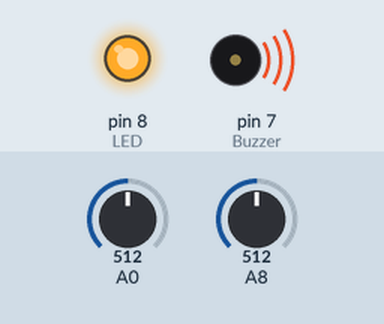
Simulated run of this sketch. Board: Arduino Mega 2560, built with avr-gcc and run on an emulated ATmega2560. Shown: output pins drawn as LEDs (lit = HIGH), buzzer (waves = sounding, pin HIGH). The test bench sets the inputs (shaded band); at power-on: A0 = 512, A8 = 512. What the sketch prints to the serial monitor is not drawn.

Above: at 0.9 s.
1.0 s: A0 set to 136
2.5 s: A0 set to 114
At 3.7 s:
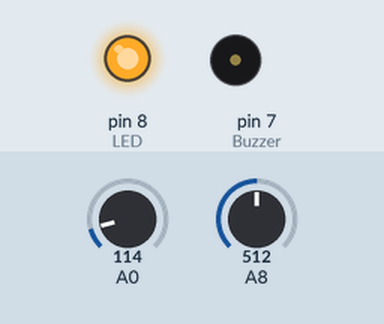
4.2 s: A8 set to 141
5.7 s: A8 set to 116
At 6.5 s:
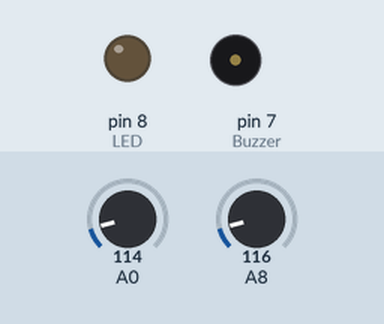
7.7 s: A0 set to 306
At 9.2 s:
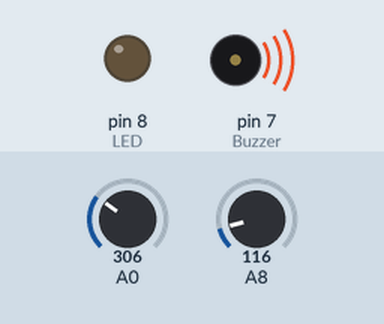
9.5 s: A0 set to 122
At 11.5 s:
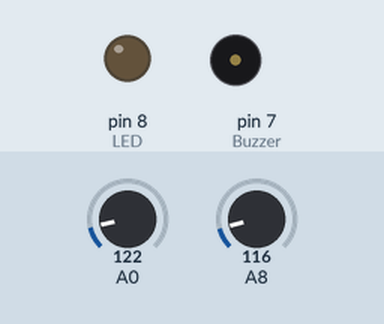
Timing chart, 0 to 12.7 s (numbered marks = the images above; inputs shaded):
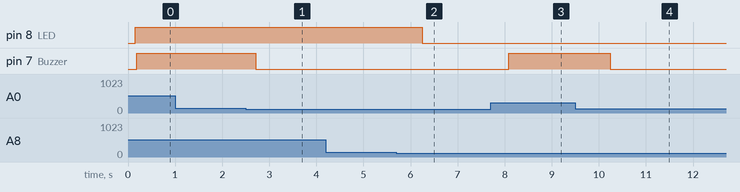

The sketch:

sketch_final_FreeRTOS.ino
```cpp
#include <Arduino_FreeRTOS.h>
#include <semphr.h>
#include <queue.h>

SemaphoreHandle_t mutex;
QueueHandle_t xQueue;

// Structura mesaj: Destinatie / Sursa / valoare
void TaskPIRControl(void *pvParameters);
void TaskLumina(void *pvParameters);

void TaskTempControl(void *pvParameters);
void TaskBuzzer(void *pvParameters);

void TaskSerial(void *pvParameters);

int Buzzer = 7;
int LED = 8;

void setup() {

   xQueue=xQueueCreate(10, sizeof(byte));
   mutex = xSemaphoreCreateMutex();

   Serial.begin(9600);
   pinMode(Buzzer, OUTPUT);
   digitalWrite (Buzzer,LOW);
   pinMode(LED, OUTPUT);
   digitalWrite (LED,LOW);
   //Serial.println(initializare);
   pinMode(A0, INPUT);
   pinMode(A8, INPUT);
   xSemaphoreGive(mutex);
   xTaskCreate(TaskPIRControl,  "PIRControl",    200, NULL, 2, NULL);
   xTaskCreate(TaskTempControl, "TEMPControl",   200, NULL, 2, NULL);
   xTaskCreate(TaskSerial,      "SERIALControl", 200, NULL, 2, NULL);
   vTaskStartScheduler();

}

void loop() {}


void TaskTempControl(void *pvParameters)
{
    int readTemp = 0;
    int pragTemp = 128;
    bool stareTemp = false;
    byte mesaj[3];
    for (;;){
    if (xSemaphoreTake(mutex, 2/ portTICK_PERIOD_MS) == pdTRUE)
    {

      readTemp = analogRead(A0);

      xQueuePeek(xQueue,&mesaj[0],10);    						// PEAK
      if (mesaj[0] == 0x21 || mesaj[0] == 0x22) {
        if (xQueueReceive(xQueue,&mesaj[0],10 ) == pdPASS){ // GET 1
        if (xQueueReceive(xQueue,&mesaj[1],10 ) == pdPASS){	// GET 2
        if (xQueueReceive(xQueue,&mesaj[2],10 ) == pdPASS){	// GET 3
        if ((mesaj[0] == 0x21) && (mesaj[1] == 0x05)) pragTemp = (int)mesaj[2];
        if ((mesaj[0] == 0x22) && (mesaj[1] == 0x05)){
          mesaj[0] = 0x05;
		  mesaj[1] = 0x22;
		  mesaj[2] = (byte)readTemp;
          xQueueSend(xQueue,&mesaj[0],portMAX_DELAY);
          xQueueSend(xQueue,&mesaj[1],portMAX_DELAY);
          xQueueSend(xQueue,&mesaj[2],portMAX_DELAY);
                     }
                  }
               }
            }
         }
      if (readTemp > pragTemp && stareTemp == false){
        mesaj[0] = 0x05; mesaj[1] = 0x21; mesaj[2] = 0x01;
        digitalWrite (Buzzer,HIGH);
        xQueueSend(xQueue,&mesaj[0],portMAX_DELAY);
        xQueueSend(xQueue,&mesaj[1],portMAX_DELAY);
        xQueueSend(xQueue,&mesaj[2],portMAX_DELAY);
        stareTemp = true;
      }
      else
        if (readTemp < pragTemp && stareTemp == true)
        {
           mesaj[0] = 0x05; mesaj[1] = 0x21; mesaj[2] = 0x00;
           digitalWrite (Buzzer,LOW);
           xQueueSend(xQueue,&mesaj[0],portMAX_DELAY);
           xQueueSend(xQueue,&mesaj[1],portMAX_DELAY);
           xQueueSend(xQueue,&mesaj[2],portMAX_DELAY);
           stareTemp = false;
        }
    xSemaphoreGive(mutex);
    }
    vTaskDelay(50 / portTICK_PERIOD_MS);
    }
}

void TaskPIRControl(void *pvParameters)
{
    int read_pir = 0;
    int pragPIR = 128;
    bool stare_pir = false;
    byte mesaj[3];
    for (;;){
    if (xSemaphoreTake(mutex, 2 / portTICK_PERIOD_MS) == pdTRUE)
    {
      read_pir = analogRead(A8);

      xQueuePeek(xQueue,&mesaj[0],10);    // daca mesajul are ca destinatie Thread-ul de seriala, atunci descarca-l din queue
         if (mesaj[0] == 0x11 || mesaj[0] == 0x12) {
            if (xQueueReceive(xQueue,&mesaj[0],10 ) == pdPASS){
               if (xQueueReceive(xQueue,&mesaj[1],10 ) == pdPASS){
                  if (xQueueReceive(xQueue,&mesaj[2],10 ) == pdPASS){
                     if ((mesaj[0] == 0x11) && (mesaj[1] == 0x05)) pragPIR = (int)mesaj[2];
                     if ((mesaj[0] == 0x12) && (mesaj[1] == 0x05)){
                        mesaj[0] = 0x05; mesaj[1] = 0x12; mesaj[2] = (byte)read_pir;
                        xQueueSend(xQueue,&mesaj[0],portMAX_DELAY);
                        xQueueSend(xQueue,&mesaj[1],portMAX_DELAY);
                        xQueueSend(xQueue,&mesaj[2],portMAX_DELAY);
                     }
                  }
               }
            }
         }
      if (read_pir > pragPIR && stare_pir == false){
        mesaj[0] = 0x05; mesaj[1] = 0x11; mesaj[2] = 0x01;
        digitalWrite (LED , HIGH);
        xQueueSend(xQueue,&mesaj[0],portMAX_DELAY);
        xQueueSend(xQueue,&mesaj[1],portMAX_DELAY);
        xQueueSend(xQueue,&mesaj[2],portMAX_DELAY);
        stare_pir = true;
      }
      else
        if (read_pir < pragPIR && stare_pir == true)
        {
           mesaj[0] = 0x05; mesaj[1] = 0x11; mesaj[2] = 0x00;
           digitalWrite (LED,LOW);
           xQueueSend(xQueue,&mesaj[0],portMAX_DELAY);
           xQueueSend(xQueue,&mesaj[1],portMAX_DELAY);
           xQueueSend(xQueue,&mesaj[2],portMAX_DELAY);
           stare_pir = false;
        }
    xSemaphoreGive(mutex);
    }

    vTaskDelay(50 / portTICK_PERIOD_MS);
    }
}

void TaskSerial(void *pvParameters)
{
   byte header = 0x00;
   byte trash = 0x00;
   byte mesaj[3] = {0x00,0x00,0x00};

   byte buffer_serial_temp = 255;
   byte buffer_serial[3] = {0x00,0x00,0x00};
   int index = 0;

   for (;;){
   if (xSemaphoreTake(mutex, 2 / portTICK_PERIOD_MS) == pdTRUE)
   {
       xQueuePeek(xQueue,&mesaj[0],10);    // daca mesajul are ca destinatie Thread-ul de seriala, atunci descarca-l din queue
          if (mesaj[0] == 0x05) {
             if (xQueueReceive(xQueue,&mesaj[0],10 ) == pdPASS){
                if (xQueueReceive(xQueue,&mesaj[1],10 ) == pdPASS){
                   if (xQueueReceive(xQueue,&mesaj[2],10 ) == pdPASS){
                       Serial.write(mesaj,3);
                   }
                }
             }
          }
          //else{
          //   for (int i = 0; i < 3; i++){if (xQueueReceive(xQueue,&trash,10 ) == pdPASS);}  // System de Scoatere din Queue a mesajelor gresite, doar pentru Debug.
          //}
       mesaj[0] = 0x00; mesaj[1] = 0x00; mesaj[2] = 0x00;

       buffer_serial_temp = Serial.read();        // utilizatorul trebuie sa trimita 3 bytes obligatoriu pentru a forma mesajul // destinatie, sursa, valoare
       if (buffer_serial_temp != 255) {buffer_serial[index] = buffer_serial_temp; buffer_serial_temp = 255; index++; }

       if (index == 3){    // Formare mesaj si plasare in Queue
           xQueueSend(xQueue,&buffer_serial[0], portMAX_DELAY);
           xQueueSend(xQueue,&buffer_serial[1], portMAX_DELAY);
           xQueueSend(xQueue,&buffer_serial[2], portMAX_DELAY);
           buffer_serial[0] = 255; buffer_serial[1] = 255; buffer_serial[2] = 255;
           index = 0;
       }
       xSemaphoreGive(mutex);
   }
   vTaskDelay(50 / portTICK_PERIOD_MS);
   }
}
```

Measured:
- the behaviour switches between 128 and 127 on A0 (found by bisection; images 0 and 1)
- the behaviour switches between 128 and 127 on A8 (found by bisection; images 1 and 2)
- after the input at 1.0 s, every drawn part: stays the same
- after the input at 2.5 s, pin 7 (Buzzer): HIGH → LOW after 0.21 s
- after the input at 4.2 s, every drawn part: stays the same
- after the input at 5.7 s, pin 8 (LED): HIGH → LOW after 0.55 s
- after the input at 7.7 s, pin 7 (Buzzer): LOW → HIGH after 0.38 s
- after the input at 9.5 s, pin 7 (Buzzer): HIGH → LOW after 0.74 s
